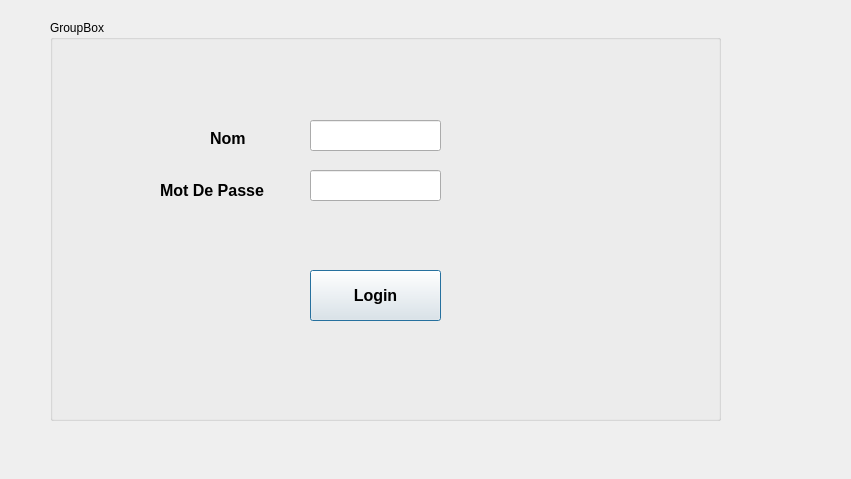
<?xml version="1.0" encoding="UTF-8"?>
<ui version="4.0">
 <class>Dialog</class>
 <widget class="QDialog" name="Dialog">
  <property name="geometry">
   <rect>
    <x>0</x>
    <y>0</y>
    <width>851</width>
    <height>479</height>
   </rect>
  </property>
  <property name="windowTitle">
   <string>Dialog</string>
  </property>
  <widget class="QGroupBox" name="groupBox">
   <property name="geometry">
    <rect>
     <x>50</x>
     <y>20</y>
     <width>671</width>
     <height>401</height>
    </rect>
   </property>
   <property name="title">
    <string>GroupBox</string>
   </property>
   <widget class="QLineEdit" name="lineEdit_Nom">
    <property name="geometry">
     <rect>
      <x>260</x>
      <y>100</y>
      <width>131</width>
      <height>31</height>
     </rect>
    </property>
   </widget>
   <widget class="QLineEdit" name="lineEdit_mdp">
    <property name="geometry">
     <rect>
      <x>260</x>
      <y>150</y>
      <width>131</width>
      <height>31</height>
     </rect>
    </property>
   </widget>
   <widget class="QLabel" name="label_Nom">
    <property name="geometry">
     <rect>
      <x>160</x>
      <y>110</y>
      <width>71</width>
      <height>16</height>
     </rect>
    </property>
    <property name="font">
     <font>
      <pointsize>12</pointsize>
      <weight>75</weight>
      <bold>true</bold>
     </font>
    </property>
    <property name="text">
     <string>Nom</string>
    </property>
   </widget>
   <widget class="QLabel" name="label_mdp">
    <property name="geometry">
     <rect>
      <x>110</x>
      <y>160</y>
      <width>121</width>
      <height>20</height>
     </rect>
    </property>
    <property name="font">
     <font>
      <pointsize>12</pointsize>
      <weight>75</weight>
      <bold>true</bold>
     </font>
    </property>
    <property name="text">
     <string>Mot De Passe</string>
    </property>
   </widget>
   <widget class="QPushButton" name="pushButton_login">
    <property name="geometry">
     <rect>
      <x>260</x>
      <y>250</y>
      <width>131</width>
      <height>51</height>
     </rect>
    </property>
    <property name="font">
     <font>
      <pointsize>12</pointsize>
      <weight>75</weight>
      <bold>true</bold>
     </font>
    </property>
    <property name="text">
     <string>Login</string>
    </property>
   </widget>
   <zorder>lineEdit_mdp</zorder>
   <zorder>lineEdit_Nom</zorder>
   <zorder>label_Nom</zorder>
   <zorder>label_mdp</zorder>
   <zorder>pushButton_login</zorder>
  </widget>
 </widget>
 <resources/>
 <connections/>
</ui>
